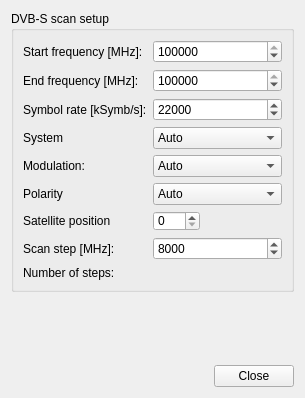
<?xml version="1.0" encoding="UTF-8"?>
<ui version="4.0">
 <class>ScanSetupDvbsWidget</class>
 <widget class="QWidget" name="ScanSetupDvbsWidget">
  <property name="geometry">
   <rect>
    <x>0</x>
    <y>0</y>
    <width>305</width>
    <height>398</height>
   </rect>
  </property>
  <property name="windowTitle">
   <string>Scan Setup</string>
  </property>
  <layout class="QVBoxLayout" name="verticalLayout">
   <item>
    <widget class="QGroupBox" name="groupBox">
     <property name="title">
      <string>DVB-S scan setup</string>
     </property>
     <layout class="QFormLayout" name="formLayout">
      <item row="0" column="0">
       <widget class="QLabel" name="label">
        <property name="text">
         <string>Start frequency [MHz]:</string>
        </property>
       </widget>
      </item>
      <item row="0" column="1">
       <widget class="QSpinBox" name="startFrequency">
        <property name="maximum">
         <number>2000000</number>
        </property>
        <property name="value">
         <number>470000</number>
        </property>
       </widget>
      </item>
      <item row="1" column="0">
       <widget class="QLabel" name="label_2">
        <property name="text">
         <string>End frequency [MHz]:</string>
        </property>
       </widget>
      </item>
      <item row="1" column="1">
       <widget class="QSpinBox" name="endFrequency">
        <property name="maximum">
         <number>2000000</number>
        </property>
        <property name="value">
         <number>826000</number>
        </property>
       </widget>
      </item>
      <item row="2" column="0">
       <widget class="QLabel" name="label_5">
        <property name="text">
         <string>Symbol rate [kSymb/s]:</string>
        </property>
       </widget>
      </item>
      <item row="2" column="1">
       <widget class="QSpinBox" name="symbolRate">
        <property name="maximum">
         <number>2000000</number>
        </property>
        <property name="value">
         <number>22000</number>
        </property>
       </widget>
      </item>
      <item row="3" column="0">
       <widget class="QLabel" name="label_11">
        <property name="text">
         <string>System</string>
        </property>
       </widget>
      </item>
      <item row="3" column="1">
       <widget class="QComboBox" name="system">
        <property name="sizeAdjustPolicy">
         <enum>QComboBox::AdjustToContents</enum>
        </property>
        <item>
         <property name="text">
          <string>Auto</string>
         </property>
        </item>
        <item>
         <property name="text">
          <string>DVB-S</string>
         </property>
        </item>
        <item>
         <property name="text">
          <string>DVB-S2</string>
         </property>
        </item>
       </widget>
      </item>
      <item row="4" column="0">
       <widget class="QLabel" name="label_4">
        <property name="text">
         <string>Modulation:</string>
        </property>
       </widget>
      </item>
      <item row="4" column="1">
       <widget class="QComboBox" name="modulation">
        <property name="sizeAdjustPolicy">
         <enum>QComboBox::AdjustToContents</enum>
        </property>
        <item>
         <property name="text">
          <string>Auto</string>
         </property>
        </item>
        <item>
         <property name="text">
          <string>Q-PSK</string>
         </property>
        </item>
        <item>
         <property name="text">
          <string>8-PSK</string>
         </property>
        </item>
       </widget>
      </item>
      <item row="5" column="0">
       <widget class="QLabel" name="label_10">
        <property name="text">
         <string>Polarity</string>
        </property>
       </widget>
      </item>
      <item row="5" column="1">
       <widget class="QComboBox" name="polarity">
        <property name="sizeAdjustPolicy">
         <enum>QComboBox::AdjustToContents</enum>
        </property>
        <item>
         <property name="text">
          <string>Auto</string>
         </property>
        </item>
        <item>
         <property name="text">
          <string>Horiz</string>
         </property>
        </item>
        <item>
         <property name="text">
          <string>Vert</string>
         </property>
        </item>
       </widget>
      </item>
      <item row="6" column="0">
       <widget class="QLabel" name="label_12">
        <property name="text">
         <string>Satellite position</string>
        </property>
       </widget>
      </item>
      <item row="6" column="1">
       <widget class="QSpinBox" name="satPos">
        <property name="maximumSize">
         <size>
          <width>47</width>
          <height>20</height>
         </size>
        </property>
       </widget>
      </item>
      <item row="7" column="0">
       <widget class="QLabel" name="label_3">
        <property name="text">
         <string>Scan step [MHz]:</string>
        </property>
       </widget>
      </item>
      <item row="7" column="1">
       <widget class="QSpinBox" name="scanStep">
        <property name="maximum">
         <number>2000000</number>
        </property>
        <property name="value">
         <number>8000</number>
        </property>
       </widget>
      </item>
      <item row="8" column="0">
       <widget class="QLabel" name="label_6">
        <property name="text">
         <string>Number of steps:</string>
        </property>
       </widget>
      </item>
      <item row="8" column="1">
       <widget class="QLabel" name="numberOfSteps">
        <property name="text">
         <string/>
        </property>
       </widget>
      </item>
     </layout>
    </widget>
   </item>
   <item>
    <widget class="ScanSetupCommonWidget" name="commonScanSetup" native="true"/>
   </item>
   <item>
    <widget class="QDialogButtonBox" name="buttonBox">
     <property name="standardButtons">
      <set>QDialogButtonBox::Close</set>
     </property>
    </widget>
   </item>
  </layout>
 </widget>
 <customwidgets>
  <customwidget>
   <class>ScanSetupCommonWidget</class>
   <extends>QWidget</extends>
   <header>scansetupcommonwidget.h</header>
   <container>1</container>
  </customwidget>
 </customwidgets>
 <resources/>
 <connections>
  <connection>
   <sender>buttonBox</sender>
   <signal>clicked(QAbstractButton*)</signal>
   <receiver>ScanSetupDvbsWidget</receiver>
   <slot>close()</slot>
   <hints>
    <hint type="sourcelabel">
     <x>144</x>
     <y>319</y>
    </hint>
    <hint type="destinationlabel">
     <x>144</x>
     <y>169</y>
    </hint>
   </hints>
  </connection>
 </connections>
</ui>
